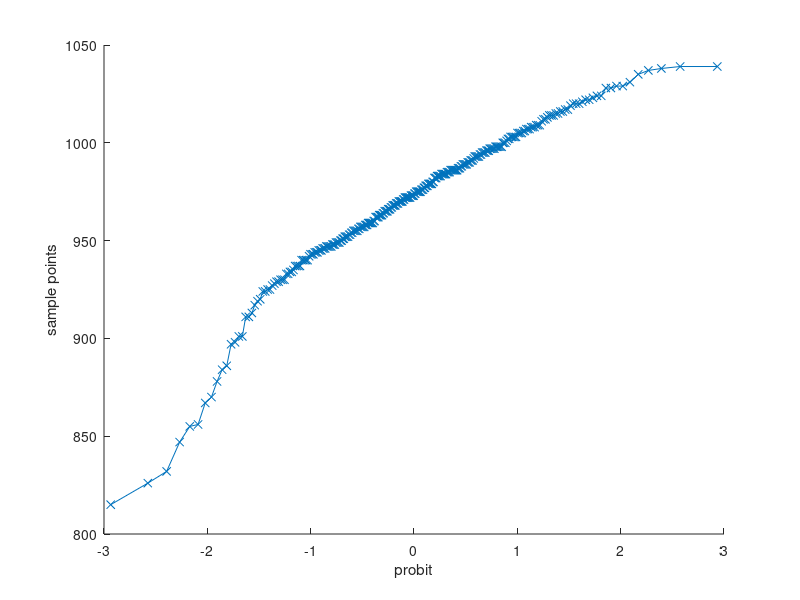
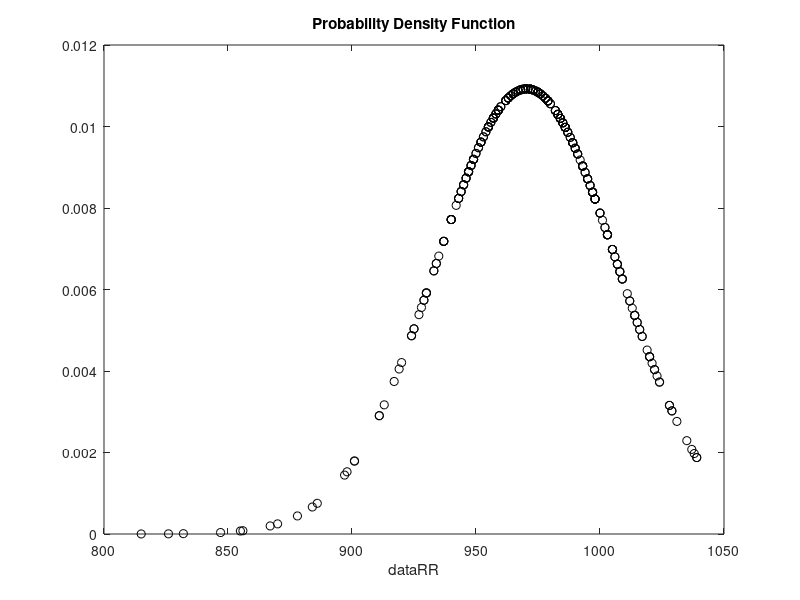
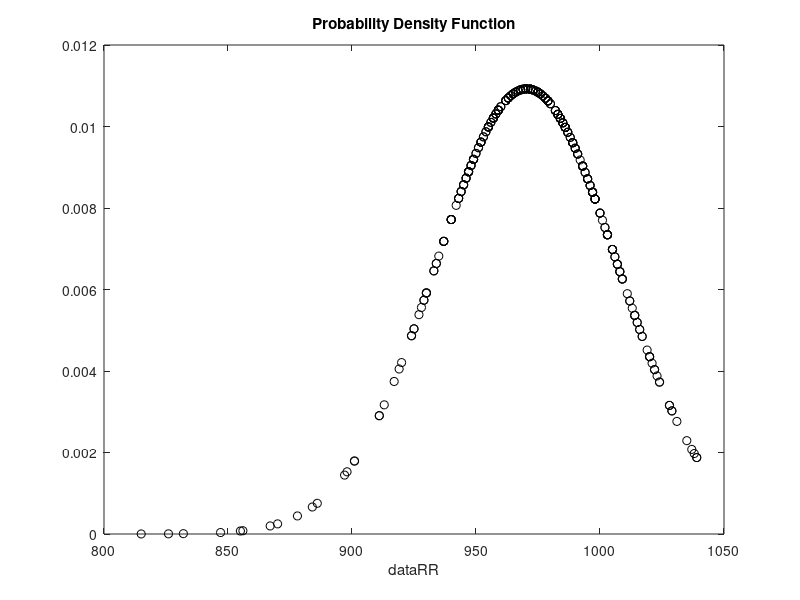

The MATLAB source for these figures, in order: (Note: this script raises an error after producing the figures.)
clc;
clear;
close;

%% Import Data

dataTot = importdata('Rest.txt');


%% Controllo Distribuzione


dataRR = sort(dataTot(:,3)); 
xdata = min(dataRR):10:max(dataRR);

hold on;
figure(1);
qqplot(dataRR)
hold off;

% qqplot restitutisce il grafico che rappresenta il confronto tra i
% quantili delle funzioni distribuzione di probabilità dei dati inseriti 
% e di una teroetica distribuzione normale che meglio fitta i dati forniti
% (che giustamente appare lineare)

pdfRR = normpdf(dataRR,mean(dataRR),std(dataRR));

% normpdf calcola la funzione densità di probabilità della distribuzione
% normale o gaussiana, 
% restituisce la funzione densità di probabilità calcolata sui
% valori assegnati e con parametri di media e deviazione standard forniti
% alla funzione

hold on;
figure(2);
Plot_obj = plot(dataRR, pdfRR,'ok');
title('Probability Density Function')
xlabel('dataRR')
obj = gca;
hold off;

%% Mean, Median, Mode

meanRR = mean(dataRR); 
% media (stima massima verosomiglianza)

medianRR = median(dataRR);
% mediana (termine preceduto e seguito dallo stesso numero di termini)

modeRR = mode(dataRR); 
% moda (valore più probabile o , meglio, più frequente)

%% Andamento con Indici Statistici

hold on;
figure(3);
copyobj(obj,figure(3));
xline(meanRR,'-r','Mean','linewidth',2);
xline(medianRR,'-r','Median','linewidth',2);
xline(modeRR,'-r','Mode','linewidth',2);
hold off;

%% Grafico Istogramma

hold on;
figure(4);
histfit(dataRR,length(dataRR)/20,'normal');
xline(meanRR,'-c','Mean','linewidth',2);
xline(medianRR,'-c','Median','linewidth',2);
xline(modeRR,'-c','Mode','linewidth',2);
title('Data RR');
legend('Data','Distribution');
obj1 = gca;
hold off;

% histfit restitutisce un istogramma rappresentante i dati inseriti e la
% rispettiva funzione densità di proabilità

% un istogramma rappresenta una distribuzione in frequenza di occorrenza 
% dei dati campionari 

%% Grafico Istogramma Completo

quart = prctile(dataRR ,[0 25 50 75 100]);

% prctile restituisce i percentili indicati nel vettore dei valori forniti
% alla funzione. I percentili rappresentano la probabilità associata a
% quella percentuale definita. I quartili sono dei specifici percentili

IQR = quart(4) - quart(2); 

% Range tra primo e terzo quartile, distanza interquantilica

out_up = quart(4) + 1.5 * IQR;
% valore più alto non outlier (valori "fuori istribuzione normale")

out_down = quart(2) - 1.5 * IQR;
% valore più basso non outlier

hold on;
figure(5);
copyobj(obj1,figure(5));
xline(out_down,'-g','Lower Limit','linewidth',2);
xline(quart(2),'-g','1Q','linewidth',2);
xline(quart(4),'-g','3Q','linewidth',2);
xline(out_up,'-g','Upper Limit','linewidth',2);
title('Data RR')
legend('Data','Distribution');
hold off;

%% Diversa Visualizzazione

dataRR_pure = dataTot(:,3);
figure(6);
plot(1:length(dataRR),dataRR_pure);
yline(out_down,'-g','Lower Limit','linewidth',2);
yline(quart(2),'-g','1Q','linewidth',2);
yline(quart(4),'-g','3Q','linewidth',2);
yline(out_up,'-g','Upper Limit','linewidth',2);
title('Data RR')

%% Grafico Box and Whisker

hold on;
figure(7);
boxplot(dataRR);
title('Box Plot Data RR');
hold off;

% oxplot restituisce il boxplot dei dati inseriti, la linea rossa centrale
% rappresenta la mediana mentre il box rappresenta il primo e terzo
% quartile, le "code" rappresentano i valori massimi non outliners mentre
% le croci rosse rappresentano i valori "esterni alla distribuzione normale"

%soglia superiore
%terzo quartile
%mediana
%primo quartile
%soglia inferiore








